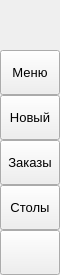
        <widget class="QFrame" name="leftMenuBg">
         <property name="sizePolicy">
          <sizepolicy hsizetype="Preferred" vsizetype="Preferred">
           <horstretch>0</horstretch>
           <verstretch>0</verstretch>
          </sizepolicy>
         </property>
         <property name="minimumSize">
          <size>
           <width>60</width>
           <height>0</height>
          </size>
         </property>
         <property name="maximumSize">
          <size>
           <width>60</width>
           <height>16777215</height>
          </size>
         </property>
         <property name="frameShape">
          <enum>QFrame::NoFrame</enum>
         </property>
         <property name="frameShadow">
          <enum>QFrame::Raised</enum>
         </property>
         <layout class="QVBoxLayout" name="verticalLayout_3">
          <property name="spacing">
           <number>0</number>
          </property>
          <property name="leftMargin">
           <number>0</number>
          </property>
          <property name="topMargin">
           <number>0</number>
          </property>
          <property name="rightMargin">
           <number>0</number>
          </property>
          <property name="bottomMargin">
           <number>0</number>
          </property>
          <item>
           <widget class="QFrame" name="topLogoInfo">
            <property name="minimumSize">
             <size>
              <width>0</width>
              <height>50</height>
             </size>
            </property>
            <property name="maximumSize">
             <size>
              <width>16777215</width>
              <height>50</height>
             </size>
            </property>
            <property name="frameShape">
             <enum>QFrame::NoFrame</enum>
            </property>
            <property name="frameShadow">
             <enum>QFrame::Raised</enum>
            </property>
            <widget class="QLabel" name="titleLeftApp">
             <property name="geometry">
              <rect>
               <x>70</x>
               <y>8</y>
               <width>160</width>
               <height>20</height>
              </rect>
             </property>
             <property name="font">
              <font>
               <family>Segoe UI Semibold</family>
               <pointsize>12</pointsize>
               <italic>false</italic>
               <bold>false</bold>
              </font>
             </property>
             <property name="text">
              <string>SOLIDSIGN</string>
             </property>
             <property name="alignment">
              <set>Qt::AlignLeading|Qt::AlignLeft|Qt::AlignTop</set>
             </property>
            </widget>
            <widget class="QLabel" name="titleLeftDescription">
             <property name="geometry">
              <rect>
               <x>70</x>
               <y>27</y>
               <width>160</width>
               <height>16</height>
              </rect>
             </property>
             <property name="maximumSize">
              <size>
               <width>16777215</width>
               <height>16</height>
              </size>
             </property>
             <property name="font">
              <font>
               <family>Segoe UI</family>
               <pointsize>8</pointsize>
               <italic>false</italic>
               <bold>false</bold>
              </font>
             </property>
             <property name="text">
              <string>Для официантов</string>
             </property>
             <property name="alignment">
              <set>Qt::AlignLeading|Qt::AlignLeft|Qt::AlignTop</set>
             </property>
            </widget>
            <widget class="QLabel" name="label">
             <property name="geometry">
              <rect>
               <x>0</x>
               <y>0</y>
               <width>61</width>
               <height>51</height>
              </rect>
             </property>
             <property name="styleSheet">
              <string notr="true">image: url(:/images/images/images/logo.png);</string>
             </property>
             <property name="text">
              <string/>
             </property>
            </widget>
           </widget>
          </item>
          <item>
           <widget class="QFrame" name="leftMenuFrame">
            <property name="enabled">
             <bool>true</bool>
            </property>
            <property name="sizePolicy">
             <sizepolicy hsizetype="Preferred" vsizetype="Preferred">
              <horstretch>0</horstretch>
              <verstretch>0</verstretch>
             </sizepolicy>
            </property>
            <property name="frameShape">
             <enum>QFrame::NoFrame</enum>
            </property>
            <property name="frameShadow">
             <enum>QFrame::Raised</enum>
            </property>
            <layout class="QVBoxLayout" name="verticalMenuLayout">
             <property name="spacing">
              <number>0</number>
             </property>
             <property name="leftMargin">
              <number>0</number>
             </property>
             <property name="topMargin">
              <number>0</number>
             </property>
             <property name="rightMargin">
              <number>0</number>
             </property>
             <property name="bottomMargin">
              <number>0</number>
             </property>
             <item alignment="Qt::AlignTop">
              <widget class="QFrame" name="topMenu">
               <property name="frameShape">
                <enum>QFrame::NoFrame</enum>
               </property>
               <property name="frameShadow">
                <enum>QFrame::Raised</enum>
               </property>
               <layout class="QVBoxLayout" name="verticalLayout_8">
                <property name="spacing">
                 <number>0</number>
                </property>
                <property name="leftMargin">
                 <number>0</number>
                </property>
                <property name="topMargin">
                 <number>0</number>
                </property>
                <property name="rightMargin">
                 <number>0</number>
                </property>
                <property name="bottomMargin">
                 <number>0</number>
                </property>
                <item>
                 <widget class="QPushButton" name="toggleButton">
                  <property name="sizePolicy">
                   <sizepolicy hsizetype="Expanding" vsizetype="Fixed">
                    <horstretch>0</horstretch>
                    <verstretch>0</verstretch>
                   </sizepolicy>
                  </property>
                  <property name="minimumSize">
                   <size>
                    <width>0</width>
                    <height>45</height>
                   </size>
                  </property>
                  <property name="font">
                   <font>
                    <family>Segoe UI</family>
                    <pointsize>10</pointsize>
                    <italic>false</italic>
                    <bold>false</bold>
                   </font>
                  </property>
                  <property name="cursor">
                   <cursorShape>PointingHandCursor</cursorShape>
                  </property>
                  <property name="layoutDirection">
                   <enum>Qt::LeftToRight</enum>
                  </property>
                  <property name="styleSheet">
                   <string notr="true">background-image: url(:/icons/images/icons/icon_menu.png);</string>
                  </property>
                  <property name="text">
                   <string>Меню</string>
                  </property>
                 </widget>
                </item>
                <item>
                 <widget class="QPushButton" name="btn_home">
                  <property name="sizePolicy">
                   <sizepolicy hsizetype="Preferred" vsizetype="Preferred">
                    <horstretch>0</horstretch>
                    <verstretch>0</verstretch>
                   </sizepolicy>
                  </property>
                  <property name="minimumSize">
                   <size>
                    <width>0</width>
                    <height>45</height>
                   </size>
                  </property>
                  <property name="font">
                   <font>
                    <family>Segoe UI</family>
                    <pointsize>10</pointsize>
                    <italic>false</italic>
                    <bold>false</bold>
                   </font>
                  </property>
                  <property name="cursor">
                   <cursorShape>PointingHandCursor</cursorShape>
                  </property>
                  <property name="layoutDirection">
                   <enum>Qt::LeftToRight</enum>
                  </property>
                  <property name="styleSheet">
                   <string notr="true">background-image: url(:/icons/images/icons/servicebell.png);
background-image: url(:/icons/images/icons/cil-align-center.png);</string>
                  </property>
                  <property name="text">
                   <string>Новый</string>
                  </property>
                 </widget>
                </item>
                <item>
                 <widget class="QPushButton" name="btn_widgets">
                  <property name="sizePolicy">
                   <sizepolicy hsizetype="Preferred" vsizetype="Preferred">
                    <horstretch>0</horstretch>
                    <verstretch>0</verstretch>
                   </sizepolicy>
                  </property>
                  <property name="minimumSize">
                   <size>
                    <width>0</width>
                    <height>45</height>
                   </size>
                  </property>
                  <property name="font">
                   <font>
                    <family>Segoe UI</family>
                    <pointsize>10</pointsize>
                    <italic>false</italic>
                    <bold>false</bold>
                   </font>
                  </property>
                  <property name="cursor">
                   <cursorShape>PointingHandCursor</cursorShape>
                  </property>
                  <property name="layoutDirection">
                   <enum>Qt::LeftToRight</enum>
                  </property>
                  <property name="styleSheet">
                   <string notr="true">background-image: url(:/icons/images/icons/cil-notes.png);</string>
                  </property>
                  <property name="text">
                   <string>Заказы</string>
                  </property>
                 </widget>
                </item>
                <item>
                 <widget class="QPushButton" name="btn_new">
                  <property name="sizePolicy">
                   <sizepolicy hsizetype="Preferred" vsizetype="Preferred">
                    <horstretch>0</horstretch>
                    <verstretch>0</verstretch>
                   </sizepolicy>
                  </property>
                  <property name="minimumSize">
                   <size>
                    <width>0</width>
                    <height>45</height>
                   </size>
                  </property>
                  <property name="font">
                   <font>
                    <family>Segoe UI</family>
                    <pointsize>10</pointsize>
                    <italic>false</italic>
                    <bold>false</bold>
                   </font>
                  </property>
                  <property name="cursor">
                   <cursorShape>PointingHandCursor</cursorShape>
                  </property>
                  <property name="layoutDirection">
                   <enum>Qt::LeftToRight</enum>
                  </property>
                  <property name="styleSheet">
                   <string notr="true">background-image: url(:/icons/images/icons/restaurantTable.png);</string>
                  </property>
                  <property name="text">
                   <string>Столы</string>
                  </property>
                 </widget>
                </item>
               </layout>
              </widget>
             </item>
             <item alignment="Qt::AlignBottom">
              <widget class="QFrame" name="bottomMenu">
               <property name="frameShape">
                <enum>QFrame::NoFrame</enum>
               </property>
               <property name="frameShadow">
                <enum>QFrame::Raised</enum>
               </property>
               <layout class="QVBoxLayout" name="verticalLayout_9">
                <property name="spacing">
                 <number>0</number>
                </property>
                <property name="leftMargin">
                 <number>0</number>
                </property>
                <property name="topMargin">
                 <number>0</number>
                </property>
                <property name="rightMargin">
                 <number>0</number>
                </property>
                <property name="bottomMargin">
                 <number>0</number>
                </property>
                <item>
                 <widget class="QPushButton" name="toggleLeftBox">
                  <property name="sizePolicy">
                   <sizepolicy hsizetype="Preferred" vsizetype="Preferred">
                    <horstretch>0</horstretch>
                    <verstretch>0</verstretch>
                   </sizepolicy>
                  </property>
                  <property name="minimumSize">
                   <size>
                    <width>0</width>
                    <height>45</height>
                   </size>
                  </property>
                  <property name="font">
                   <font>
                    <family>Segoe UI</family>
                    <pointsize>10</pointsize>
                    <italic>false</italic>
                    <bold>false</bold>
                   </font>
                  </property>
                  <property name="cursor">
                   <cursorShape>PointingHandCursor</cursorShape>
                  </property>
                  <property name="layoutDirection">
                   <enum>Qt::LeftToRight</enum>
                  </property>
                  <property name="styleSheet">
                   <string notr="true"/>
                  </property>
                  <property name="text">
                   <string/>
                  </property>
                 </widget>
                </item>
               </layout>
              </widget>
             </item>
            </layout>
           </widget>
          </item>
         </layout>
        </widget>
